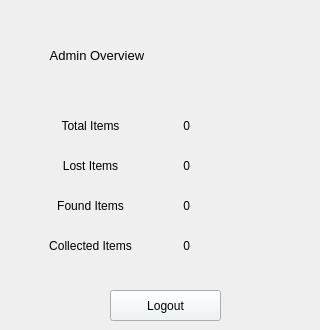
    <widget class="QWidget" name="adminOverviewPage">
     <widget class="QLabel" name="adminOverviewHeading">
      <property name="geometry">
       <rect>
        <x>30</x>
        <y>30</y>
        <width>131</width>
        <height>51</height>
       </rect>
      </property>
      <property name="palette">
       <palette>
        <active>
         <colorrole role="WindowText">
          <brush brushstyle="SolidPattern">
           <color alpha="255">
            <red>0</red>
            <green>0</green>
            <blue>0</blue>
           </color>
          </brush>
         </colorrole>
         <colorrole role="Button">
          <brush brushstyle="SolidPattern">
           <color alpha="255">
            <red>234</red>
            <green>242</green>
            <blue>248</blue>
           </color>
          </brush>
         </colorrole>
         <colorrole role="Base">
          <brush brushstyle="SolidPattern">
           <color alpha="255">
            <red>234</red>
            <green>242</green>
            <blue>248</blue>
           </color>
          </brush>
         </colorrole>
         <colorrole role="Window">
          <brush brushstyle="SolidPattern">
           <color alpha="255">
            <red>234</red>
            <green>242</green>
            <blue>248</blue>
           </color>
          </brush>
         </colorrole>
        </active>
        <inactive>
         <colorrole role="WindowText">
          <brush brushstyle="SolidPattern">
           <color alpha="255">
            <red>0</red>
            <green>0</green>
            <blue>0</blue>
           </color>
          </brush>
         </colorrole>
         <colorrole role="Button">
          <brush brushstyle="SolidPattern">
           <color alpha="255">
            <red>234</red>
            <green>242</green>
            <blue>248</blue>
           </color>
          </brush>
         </colorrole>
         <colorrole role="Base">
          <brush brushstyle="SolidPattern">
           <color alpha="255">
            <red>234</red>
            <green>242</green>
            <blue>248</blue>
           </color>
          </brush>
         </colorrole>
         <colorrole role="Window">
          <brush brushstyle="SolidPattern">
           <color alpha="255">
            <red>234</red>
            <green>242</green>
            <blue>248</blue>
           </color>
          </brush>
         </colorrole>
        </inactive>
        <disabled>
         <colorrole role="Button">
          <brush brushstyle="SolidPattern">
           <color alpha="255">
            <red>234</red>
            <green>242</green>
            <blue>248</blue>
           </color>
          </brush>
         </colorrole>
         <colorrole role="Base">
          <brush brushstyle="SolidPattern">
           <color alpha="255">
            <red>234</red>
            <green>242</green>
            <blue>248</blue>
           </color>
          </brush>
         </colorrole>
         <colorrole role="Window">
          <brush brushstyle="SolidPattern">
           <color alpha="255">
            <red>234</red>
            <green>242</green>
            <blue>248</blue>
           </color>
          </brush>
         </colorrole>
        </disabled>
       </palette>
      </property>
      <property name="font">
       <font>
        <pointsize>10</pointsize>
       </font>
      </property>
      <property name="text">
       <string>	Admin Overview</string>
      </property>
      <property name="alignment">
       <set>Qt::AlignmentFlag::AlignCenter</set>
      </property>
     </widget>
     <widget class="QLabel" name="totalItemsLabel">
      <property name="geometry">
       <rect>
        <x>30</x>
        <y>110</y>
        <width>121</width>
        <height>31</height>
       </rect>
      </property>
      <property name="palette">
       <palette>
        <active>
         <colorrole role="WindowText">
          <brush brushstyle="SolidPattern">
           <color alpha="255">
            <red>0</red>
            <green>0</green>
            <blue>0</blue>
           </color>
          </brush>
         </colorrole>
         <colorrole role="Button">
          <brush brushstyle="SolidPattern">
           <color alpha="255">
            <red>234</red>
            <green>242</green>
            <blue>248</blue>
           </color>
          </brush>
         </colorrole>
         <colorrole role="Base">
          <brush brushstyle="SolidPattern">
           <color alpha="255">
            <red>234</red>
            <green>242</green>
            <blue>248</blue>
           </color>
          </brush>
         </colorrole>
         <colorrole role="Window">
          <brush brushstyle="SolidPattern">
           <color alpha="255">
            <red>234</red>
            <green>242</green>
            <blue>248</blue>
           </color>
          </brush>
         </colorrole>
        </active>
        <inactive>
         <colorrole role="WindowText">
          <brush brushstyle="SolidPattern">
           <color alpha="255">
            <red>0</red>
            <green>0</green>
            <blue>0</blue>
           </color>
          </brush>
         </colorrole>
         <colorrole role="Button">
          <brush brushstyle="SolidPattern">
           <color alpha="255">
            <red>234</red>
            <green>242</green>
            <blue>248</blue>
           </color>
          </brush>
         </colorrole>
         <colorrole role="Base">
          <brush brushstyle="SolidPattern">
           <color alpha="255">
            <red>234</red>
            <green>242</green>
            <blue>248</blue>
           </color>
          </brush>
         </colorrole>
         <colorrole role="Window">
          <brush brushstyle="SolidPattern">
           <color alpha="255">
            <red>234</red>
            <green>242</green>
            <blue>248</blue>
           </color>
          </brush>
         </colorrole>
        </inactive>
        <disabled>
         <colorrole role="Button">
          <brush brushstyle="SolidPattern">
           <color alpha="255">
            <red>234</red>
            <green>242</green>
            <blue>248</blue>
           </color>
          </brush>
         </colorrole>
         <colorrole role="Base">
          <brush brushstyle="SolidPattern">
           <color alpha="255">
            <red>234</red>
            <green>242</green>
            <blue>248</blue>
           </color>
          </brush>
         </colorrole>
         <colorrole role="Window">
          <brush brushstyle="SolidPattern">
           <color alpha="255">
            <red>234</red>
            <green>242</green>
            <blue>248</blue>
           </color>
          </brush>
         </colorrole>
        </disabled>
       </palette>
      </property>
      <property name="text">
       <string>Total Items</string>
      </property>
      <property name="alignment">
       <set>Qt::AlignmentFlag::AlignCenter</set>
      </property>
     </widget>
     <widget class="QLabel" name="totalItemsValue">
      <property name="geometry">
       <rect>
        <x>180</x>
        <y>110</y>
        <width>131</width>
        <height>31</height>
       </rect>
      </property>
      <property name="palette">
       <palette>
        <active>
         <colorrole role="WindowText">
          <brush brushstyle="SolidPattern">
           <color alpha="255">
            <red>0</red>
            <green>0</green>
            <blue>0</blue>
           </color>
          </brush>
         </colorrole>
         <colorrole role="Button">
          <brush brushstyle="SolidPattern">
           <color alpha="255">
            <red>234</red>
            <green>242</green>
            <blue>248</blue>
           </color>
          </brush>
         </colorrole>
         <colorrole role="Base">
          <brush brushstyle="SolidPattern">
           <color alpha="255">
            <red>234</red>
            <green>242</green>
            <blue>248</blue>
           </color>
          </brush>
         </colorrole>
         <colorrole role="Window">
          <brush brushstyle="SolidPattern">
           <color alpha="255">
            <red>234</red>
            <green>242</green>
            <blue>248</blue>
           </color>
          </brush>
         </colorrole>
        </active>
        <inactive>
         <colorrole role="WindowText">
          <brush brushstyle="SolidPattern">
           <color alpha="255">
            <red>0</red>
            <green>0</green>
            <blue>0</blue>
           </color>
          </brush>
         </colorrole>
         <colorrole role="Button">
          <brush brushstyle="SolidPattern">
           <color alpha="255">
            <red>234</red>
            <green>242</green>
            <blue>248</blue>
           </color>
          </brush>
         </colorrole>
         <colorrole role="Base">
          <brush brushstyle="SolidPattern">
           <color alpha="255">
            <red>234</red>
            <green>242</green>
            <blue>248</blue>
           </color>
          </brush>
         </colorrole>
         <colorrole role="Window">
          <brush brushstyle="SolidPattern">
           <color alpha="255">
            <red>234</red>
            <green>242</green>
            <blue>248</blue>
           </color>
          </brush>
         </colorrole>
        </inactive>
        <disabled>
         <colorrole role="Button">
          <brush brushstyle="SolidPattern">
           <color alpha="255">
            <red>234</red>
            <green>242</green>
            <blue>248</blue>
           </color>
          </brush>
         </colorrole>
         <colorrole role="Base">
          <brush brushstyle="SolidPattern">
           <color alpha="255">
            <red>234</red>
            <green>242</green>
            <blue>248</blue>
           </color>
          </brush>
         </colorrole>
         <colorrole role="Window">
          <brush brushstyle="SolidPattern">
           <color alpha="255">
            <red>234</red>
            <green>242</green>
            <blue>248</blue>
           </color>
          </brush>
         </colorrole>
        </disabled>
       </palette>
      </property>
      <property name="text">
       <string> 0</string>
      </property>
     </widget>
     <widget class="QLabel" name="lostItemsLabel">
      <property name="geometry">
       <rect>
        <x>30</x>
        <y>150</y>
        <width>121</width>
        <height>31</height>
       </rect>
      </property>
      <property name="palette">
       <palette>
        <active>
         <colorrole role="WindowText">
          <brush brushstyle="SolidPattern">
           <color alpha="255">
            <red>0</red>
            <green>0</green>
            <blue>0</blue>
           </color>
          </brush>
         </colorrole>
         <colorrole role="Button">
          <brush brushstyle="SolidPattern">
           <color alpha="255">
            <red>234</red>
            <green>242</green>
            <blue>248</blue>
           </color>
          </brush>
         </colorrole>
         <colorrole role="Base">
          <brush brushstyle="SolidPattern">
           <color alpha="255">
            <red>234</red>
            <green>242</green>
            <blue>248</blue>
           </color>
          </brush>
         </colorrole>
         <colorrole role="Window">
          <brush brushstyle="SolidPattern">
           <color alpha="255">
            <red>234</red>
            <green>242</green>
            <blue>248</blue>
           </color>
          </brush>
         </colorrole>
        </active>
        <inactive>
         <colorrole role="WindowText">
          <brush brushstyle="SolidPattern">
           <color alpha="255">
            <red>0</red>
            <green>0</green>
            <blue>0</blue>
           </color>
          </brush>
         </colorrole>
         <colorrole role="Button">
          <brush brushstyle="SolidPattern">
           <color alpha="255">
            <red>234</red>
            <green>242</green>
            <blue>248</blue>
           </color>
          </brush>
         </colorrole>
         <colorrole role="Base">
          <brush brushstyle="SolidPattern">
           <color alpha="255">
            <red>234</red>
            <green>242</green>
            <blue>248</blue>
           </color>
          </brush>
         </colorrole>
         <colorrole role="Window">
          <brush brushstyle="SolidPattern">
           <color alpha="255">
            <red>234</red>
            <green>242</green>
            <blue>248</blue>
           </color>
          </brush>
         </colorrole>
        </inactive>
        <disabled>
         <colorrole role="Button">
          <brush brushstyle="SolidPattern">
           <color alpha="255">
            <red>234</red>
            <green>242</green>
            <blue>248</blue>
           </color>
          </brush>
         </colorrole>
         <colorrole role="Base">
          <brush brushstyle="SolidPattern">
           <color alpha="255">
            <red>234</red>
            <green>242</green>
            <blue>248</blue>
           </color>
          </brush>
         </colorrole>
         <colorrole role="Window">
          <brush brushstyle="SolidPattern">
           <color alpha="255">
            <red>234</red>
            <green>242</green>
            <blue>248</blue>
           </color>
          </brush>
         </colorrole>
        </disabled>
       </palette>
      </property>
      <property name="text">
       <string>Lost Items</string>
      </property>
      <property name="alignment">
       <set>Qt::AlignmentFlag::AlignCenter</set>
      </property>
     </widget>
     <widget class="QLabel" name="foundItemsLabel">
      <property name="geometry">
       <rect>
        <x>30</x>
        <y>190</y>
        <width>121</width>
        <height>31</height>
       </rect>
      </property>
      <property name="palette">
       <palette>
        <active>
         <colorrole role="WindowText">
          <brush brushstyle="SolidPattern">
           <color alpha="255">
            <red>0</red>
            <green>0</green>
            <blue>0</blue>
           </color>
          </brush>
         </colorrole>
         <colorrole role="Button">
          <brush brushstyle="SolidPattern">
           <color alpha="255">
            <red>234</red>
            <green>242</green>
            <blue>248</blue>
           </color>
          </brush>
         </colorrole>
         <colorrole role="Base">
          <brush brushstyle="SolidPattern">
           <color alpha="255">
            <red>234</red>
            <green>242</green>
            <blue>248</blue>
           </color>
          </brush>
         </colorrole>
         <colorrole role="Window">
          <brush brushstyle="SolidPattern">
           <color alpha="255">
            <red>234</red>
            <green>242</green>
            <blue>248</blue>
           </color>
          </brush>
         </colorrole>
        </active>
        <inactive>
         <colorrole role="WindowText">
          <brush brushstyle="SolidPattern">
           <color alpha="255">
            <red>0</red>
            <green>0</green>
            <blue>0</blue>
           </color>
          </brush>
         </colorrole>
         <colorrole role="Button">
          <brush brushstyle="SolidPattern">
           <color alpha="255">
            <red>234</red>
            <green>242</green>
            <blue>248</blue>
           </color>
          </brush>
         </colorrole>
         <colorrole role="Base">
          <brush brushstyle="SolidPattern">
           <color alpha="255">
            <red>234</red>
            <green>242</green>
            <blue>248</blue>
           </color>
          </brush>
         </colorrole>
         <colorrole role="Window">
          <brush brushstyle="SolidPattern">
           <color alpha="255">
            <red>234</red>
            <green>242</green>
            <blue>248</blue>
           </color>
          </brush>
         </colorrole>
        </inactive>
        <disabled>
         <colorrole role="Button">
          <brush brushstyle="SolidPattern">
           <color alpha="255">
            <red>234</red>
            <green>242</green>
            <blue>248</blue>
           </color>
          </brush>
         </colorrole>
         <colorrole role="Base">
          <brush brushstyle="SolidPattern">
           <color alpha="255">
            <red>234</red>
            <green>242</green>
            <blue>248</blue>
           </color>
          </brush>
         </colorrole>
         <colorrole role="Window">
          <brush brushstyle="SolidPattern">
           <color alpha="255">
            <red>234</red>
            <green>242</green>
            <blue>248</blue>
           </color>
          </brush>
         </colorrole>
        </disabled>
       </palette>
      </property>
      <property name="text">
       <string>Found Items</string>
      </property>
      <property name="alignment">
       <set>Qt::AlignmentFlag::AlignCenter</set>
      </property>
     </widget>
     <widget class="QLabel" name="lostItemsValue">
      <property name="geometry">
       <rect>
        <x>180</x>
        <y>150</y>
        <width>131</width>
        <height>31</height>
       </rect>
      </property>
      <property name="palette">
       <palette>
        <active>
         <colorrole role="WindowText">
          <brush brushstyle="SolidPattern">
           <color alpha="255">
            <red>0</red>
            <green>0</green>
            <blue>0</blue>
           </color>
          </brush>
         </colorrole>
         <colorrole role="Button">
          <brush brushstyle="SolidPattern">
           <color alpha="255">
            <red>234</red>
            <green>242</green>
            <blue>248</blue>
           </color>
          </brush>
         </colorrole>
         <colorrole role="Base">
          <brush brushstyle="SolidPattern">
           <color alpha="255">
            <red>234</red>
            <green>242</green>
            <blue>248</blue>
           </color>
          </brush>
         </colorrole>
         <colorrole role="Window">
          <brush brushstyle="SolidPattern">
           <color alpha="255">
            <red>234</red>
            <green>242</green>
            <blue>248</blue>
           </color>
          </brush>
         </colorrole>
        </active>
        <inactive>
         <colorrole role="WindowText">
          <brush brushstyle="SolidPattern">
           <color alpha="255">
            <red>0</red>
            <green>0</green>
            <blue>0</blue>
           </color>
          </brush>
         </colorrole>
         <colorrole role="Button">
          <brush brushstyle="SolidPattern">
           <color alpha="255">
            <red>234</red>
            <green>242</green>
            <blue>248</blue>
           </color>
          </brush>
         </colorrole>
         <colorrole role="Base">
          <brush brushstyle="SolidPattern">
           <color alpha="255">
            <red>234</red>
            <green>242</green>
            <blue>248</blue>
           </color>
          </brush>
         </colorrole>
         <colorrole role="Window">
          <brush brushstyle="SolidPattern">
           <color alpha="255">
            <red>234</red>
            <green>242</green>
            <blue>248</blue>
           </color>
          </brush>
         </colorrole>
        </inactive>
        <disabled>
         <colorrole role="Button">
          <brush brushstyle="SolidPattern">
           <color alpha="255">
            <red>234</red>
            <green>242</green>
            <blue>248</blue>
           </color>
          </brush>
         </colorrole>
         <colorrole role="Base">
          <brush brushstyle="SolidPattern">
           <color alpha="255">
            <red>234</red>
            <green>242</green>
            <blue>248</blue>
           </color>
          </brush>
         </colorrole>
         <colorrole role="Window">
          <brush brushstyle="SolidPattern">
           <color alpha="255">
            <red>234</red>
            <green>242</green>
            <blue>248</blue>
           </color>
          </brush>
         </colorrole>
        </disabled>
       </palette>
      </property>
      <property name="text">
       <string> 0</string>
      </property>
     </widget>
     <widget class="QLabel" name="foundItemsValue">
      <property name="geometry">
       <rect>
        <x>180</x>
        <y>190</y>
        <width>131</width>
        <height>31</height>
       </rect>
      </property>
      <property name="palette">
       <palette>
        <active>
         <colorrole role="WindowText">
          <brush brushstyle="SolidPattern">
           <color alpha="255">
            <red>0</red>
            <green>0</green>
            <blue>0</blue>
           </color>
          </brush>
         </colorrole>
         <colorrole role="Button">
          <brush brushstyle="SolidPattern">
           <color alpha="255">
            <red>234</red>
            <green>242</green>
            <blue>248</blue>
           </color>
          </brush>
         </colorrole>
         <colorrole role="Base">
          <brush brushstyle="SolidPattern">
           <color alpha="255">
            <red>234</red>
            <green>242</green>
            <blue>248</blue>
           </color>
          </brush>
         </colorrole>
         <colorrole role="Window">
          <brush brushstyle="SolidPattern">
           <color alpha="255">
            <red>234</red>
            <green>242</green>
            <blue>248</blue>
           </color>
          </brush>
         </colorrole>
        </active>
        <inactive>
         <colorrole role="WindowText">
          <brush brushstyle="SolidPattern">
           <color alpha="255">
            <red>0</red>
            <green>0</green>
            <blue>0</blue>
           </color>
          </brush>
         </colorrole>
         <colorrole role="Button">
          <brush brushstyle="SolidPattern">
           <color alpha="255">
            <red>234</red>
            <green>242</green>
            <blue>248</blue>
           </color>
          </brush>
         </colorrole>
         <colorrole role="Base">
          <brush brushstyle="SolidPattern">
           <color alpha="255">
            <red>234</red>
            <green>242</green>
            <blue>248</blue>
           </color>
          </brush>
         </colorrole>
         <colorrole role="Window">
          <brush brushstyle="SolidPattern">
           <color alpha="255">
            <red>234</red>
            <green>242</green>
            <blue>248</blue>
           </color>
          </brush>
         </colorrole>
        </inactive>
        <disabled>
         <colorrole role="Button">
          <brush brushstyle="SolidPattern">
           <color alpha="255">
            <red>234</red>
            <green>242</green>
            <blue>248</blue>
           </color>
          </brush>
         </colorrole>
         <colorrole role="Base">
          <brush brushstyle="SolidPattern">
           <color alpha="255">
            <red>234</red>
            <green>242</green>
            <blue>248</blue>
           </color>
          </brush>
         </colorrole>
         <colorrole role="Window">
          <brush brushstyle="SolidPattern">
           <color alpha="255">
            <red>234</red>
            <green>242</green>
            <blue>248</blue>
           </color>
          </brush>
         </colorrole>
        </disabled>
       </palette>
      </property>
      <property name="text">
       <string> 0</string>
      </property>
     </widget>
     <widget class="QLabel" name="collectedItemsLabel">
      <property name="geometry">
       <rect>
        <x>30</x>
        <y>230</y>
        <width>121</width>
        <height>31</height>
       </rect>
      </property>
      <property name="palette">
       <palette>
        <active>
         <colorrole role="WindowText">
          <brush brushstyle="SolidPattern">
           <color alpha="255">
            <red>0</red>
            <green>0</green>
            <blue>0</blue>
           </color>
          </brush>
         </colorrole>
         <colorrole role="Button">
          <brush brushstyle="SolidPattern">
           <color alpha="255">
            <red>234</red>
            <green>242</green>
            <blue>248</blue>
           </color>
          </brush>
         </colorrole>
         <colorrole role="Base">
          <brush brushstyle="SolidPattern">
           <color alpha="255">
            <red>234</red>
            <green>242</green>
            <blue>248</blue>
           </color>
          </brush>
         </colorrole>
         <colorrole role="Window">
          <brush brushstyle="SolidPattern">
           <color alpha="255">
            <red>234</red>
            <green>242</green>
            <blue>248</blue>
           </color>
          </brush>
         </colorrole>
        </active>
        <inactive>
         <colorrole role="WindowText">
          <brush brushstyle="SolidPattern">
           <color alpha="255">
            <red>0</red>
            <green>0</green>
            <blue>0</blue>
           </color>
          </brush>
         </colorrole>
         <colorrole role="Button">
          <brush brushstyle="SolidPattern">
           <color alpha="255">
            <red>234</red>
            <green>242</green>
            <blue>248</blue>
           </color>
          </brush>
         </colorrole>
         <colorrole role="Base">
          <brush brushstyle="SolidPattern">
           <color alpha="255">
            <red>234</red>
            <green>242</green>
            <blue>248</blue>
           </color>
          </brush>
         </colorrole>
         <colorrole role="Window">
          <brush brushstyle="SolidPattern">
           <color alpha="255">
            <red>234</red>
            <green>242</green>
            <blue>248</blue>
           </color>
          </brush>
         </colorrole>
        </inactive>
        <disabled>
         <colorrole role="Button">
          <brush brushstyle="SolidPattern">
           <color alpha="255">
            <red>234</red>
            <green>242</green>
            <blue>248</blue>
           </color>
          </brush>
         </colorrole>
         <colorrole role="Base">
          <brush brushstyle="SolidPattern">
           <color alpha="255">
            <red>234</red>
            <green>242</green>
            <blue>248</blue>
           </color>
          </brush>
         </colorrole>
         <colorrole role="Window">
          <brush brushstyle="SolidPattern">
           <color alpha="255">
            <red>234</red>
            <green>242</green>
            <blue>248</blue>
           </color>
          </brush>
         </colorrole>
        </disabled>
       </palette>
      </property>
      <property name="text">
       <string>Collected Items</string>
      </property>
      <property name="alignment">
       <set>Qt::AlignmentFlag::AlignCenter</set>
      </property>
     </widget>
     <widget class="QLabel" name="collectedItemsValue">
      <property name="geometry">
       <rect>
        <x>180</x>
        <y>230</y>
        <width>131</width>
        <height>31</height>
       </rect>
      </property>
      <property name="palette">
       <palette>
        <active>
         <colorrole role="WindowText">
          <brush brushstyle="SolidPattern">
           <color alpha="255">
            <red>0</red>
            <green>0</green>
            <blue>0</blue>
           </color>
          </brush>
         </colorrole>
         <colorrole role="Button">
          <brush brushstyle="SolidPattern">
           <color alpha="255">
            <red>234</red>
            <green>242</green>
            <blue>248</blue>
           </color>
          </brush>
         </colorrole>
         <colorrole role="Base">
          <brush brushstyle="SolidPattern">
           <color alpha="255">
            <red>234</red>
            <green>242</green>
            <blue>248</blue>
           </color>
          </brush>
         </colorrole>
         <colorrole role="Window">
          <brush brushstyle="SolidPattern">
           <color alpha="255">
            <red>234</red>
            <green>242</green>
            <blue>248</blue>
           </color>
          </brush>
         </colorrole>
        </active>
        <inactive>
         <colorrole role="WindowText">
          <brush brushstyle="SolidPattern">
           <color alpha="255">
            <red>0</red>
            <green>0</green>
            <blue>0</blue>
           </color>
          </brush>
         </colorrole>
         <colorrole role="Button">
          <brush brushstyle="SolidPattern">
           <color alpha="255">
            <red>234</red>
            <green>242</green>
            <blue>248</blue>
           </color>
          </brush>
         </colorrole>
         <colorrole role="Base">
          <brush brushstyle="SolidPattern">
           <color alpha="255">
            <red>234</red>
            <green>242</green>
            <blue>248</blue>
           </color>
          </brush>
         </colorrole>
         <colorrole role="Window">
          <brush brushstyle="SolidPattern">
           <color alpha="255">
            <red>234</red>
            <green>242</green>
            <blue>248</blue>
           </color>
          </brush>
         </colorrole>
        </inactive>
        <disabled>
         <colorrole role="Button">
          <brush brushstyle="SolidPattern">
           <color alpha="255">
            <red>234</red>
            <green>242</green>
            <blue>248</blue>
           </color>
          </brush>
         </colorrole>
         <colorrole role="Base">
          <brush brushstyle="SolidPattern">
           <color alpha="255">
            <red>234</red>
            <green>242</green>
            <blue>248</blue>
           </color>
          </brush>
         </colorrole>
         <colorrole role="Window">
          <brush brushstyle="SolidPattern">
           <color alpha="255">
            <red>234</red>
            <green>242</green>
            <blue>248</blue>
           </color>
          </brush>
         </colorrole>
        </disabled>
       </palette>
      </property>
      <property name="text">
       <string> 0</string>
      </property>
     </widget>
     <widget class="QPushButton" name="logoutButton">
      <property name="geometry">
       <rect>
        <x>110</x>
        <y>290</y>
        <width>111</width>
        <height>31</height>
       </rect>
      </property>
      <property name="palette">
       <palette>
        <active>
         <colorrole role="Button">
          <brush brushstyle="SolidPattern">
           <color alpha="255">
            <red>234</red>
            <green>242</green>
            <blue>248</blue>
           </color>
          </brush>
         </colorrole>
         <colorrole role="Text">
          <brush brushstyle="SolidPattern">
           <color alpha="255">
            <red>0</red>
            <green>0</green>
            <blue>0</blue>
           </color>
          </brush>
         </colorrole>
         <colorrole role="ButtonText">
          <brush brushstyle="SolidPattern">
           <color alpha="255">
            <red>0</red>
            <green>0</green>
            <blue>0</blue>
           </color>
          </brush>
         </colorrole>
         <colorrole role="Base">
          <brush brushstyle="SolidPattern">
           <color alpha="255">
            <red>234</red>
            <green>242</green>
            <blue>248</blue>
           </color>
          </brush>
         </colorrole>
         <colorrole role="Window">
          <brush brushstyle="SolidPattern">
           <color alpha="255">
            <red>234</red>
            <green>242</green>
            <blue>248</blue>
           </color>
          </brush>
         </colorrole>
         <colorrole role="Highlight">
          <brush brushstyle="SolidPattern">
           <color alpha="255">
            <red>31</red>
            <green>155</green>
            <blue>93</blue>
           </color>
          </brush>
         </colorrole>
        </active>
        <inactive>
         <colorrole role="Button">
          <brush brushstyle="SolidPattern">
           <color alpha="255">
            <red>234</red>
            <green>242</green>
            <blue>248</blue>
           </color>
          </brush>
         </colorrole>
         <colorrole role="Text">
          <brush brushstyle="SolidPattern">
           <color alpha="255">
            <red>0</red>
            <green>0</green>
            <blue>0</blue>
           </color>
          </brush>
         </colorrole>
         <colorrole role="ButtonText">
          <brush brushstyle="SolidPattern">
           <color alpha="255">
            <red>0</red>
            <green>0</green>
            <blue>0</blue>
           </color>
          </brush>
         </colorrole>
         <colorrole role="Base">
          <brush brushstyle="SolidPattern">
           <color alpha="255">
            <red>234</red>
            <green>242</green>
            <blue>248</blue>
           </color>
          </brush>
         </colorrole>
         <colorrole role="Window">
          <brush brushstyle="SolidPattern">
           <color alpha="255">
            <red>234</red>
            <green>242</green>
            <blue>248</blue>
           </color>
          </brush>
         </colorrole>
         <colorrole role="Highlight">
          <brush brushstyle="SolidPattern">
           <color alpha="255">
            <red>31</red>
            <green>155</green>
            <blue>93</blue>
           </color>
          </brush>
         </colorrole>
        </inactive>
        <disabled>
         <colorrole role="Button">
          <brush brushstyle="SolidPattern">
           <color alpha="255">
            <red>234</red>
            <green>242</green>
            <blue>248</blue>
           </color>
          </brush>
         </colorrole>
         <colorrole role="Base">
          <brush brushstyle="SolidPattern">
           <color alpha="255">
            <red>234</red>
            <green>242</green>
            <blue>248</blue>
           </color>
          </brush>
         </colorrole>
         <colorrole role="Window">
          <brush brushstyle="SolidPattern">
           <color alpha="255">
            <red>234</red>
            <green>242</green>
            <blue>248</blue>
           </color>
          </brush>
         </colorrole>
         <colorrole role="Highlight">
          <brush brushstyle="SolidPattern">
           <color alpha="255">
            <red>31</red>
            <green>155</green>
            <blue>93</blue>
           </color>
          </brush>
         </colorrole>
        </disabled>
       </palette>
      </property>
      <property name="text">
       <string>Logout</string>
      </property>
     </widget>
    </widget>
